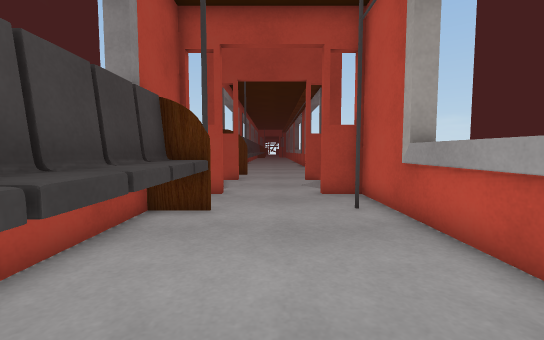
view 1 (above)

16 first-person views from a walk through a scene from a Unity 3-D project. The camera is 0.72 m above the floor, tilts 4° down and sees 90° across. The floor is counted in squares, 0.5 m on a side. Each view is taken from the middle of a square. On the plan, view 1 faces up. The plan holds only what a view shows up to about 14 squares ahead; the rest is blank. The place goes on beyond the plan. Some surface patterns are stand-ins.

view 2
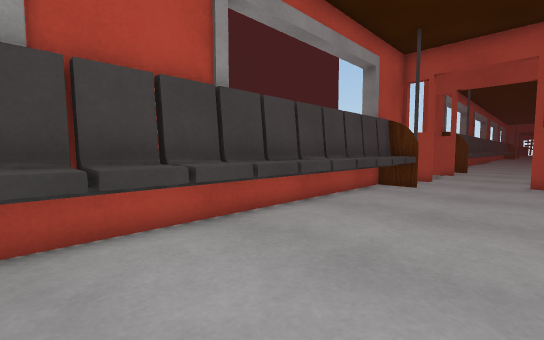

view 3
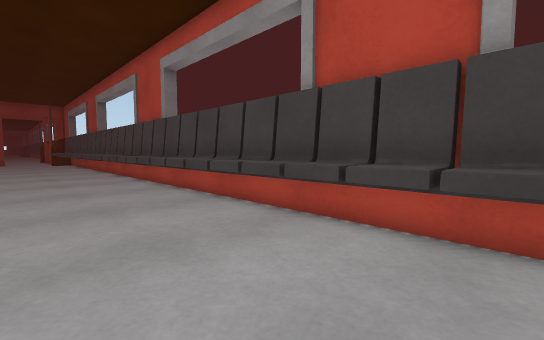

view 4
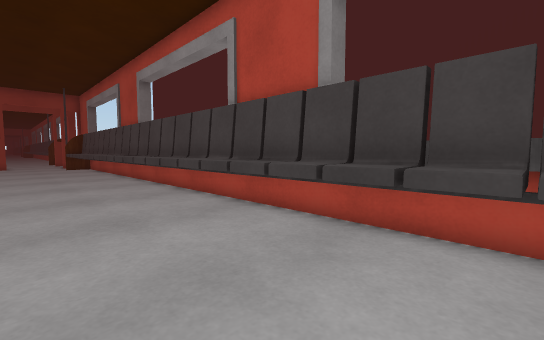

view 5
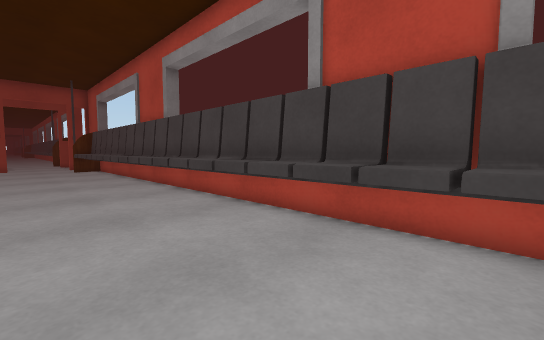

view 6
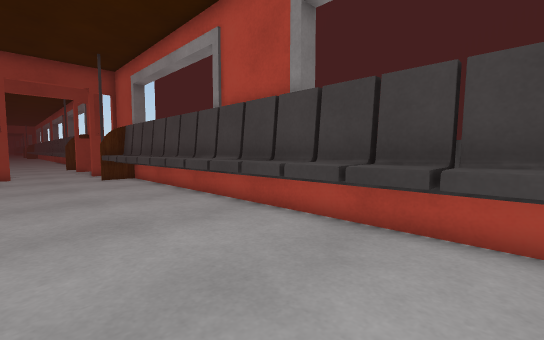

view 7
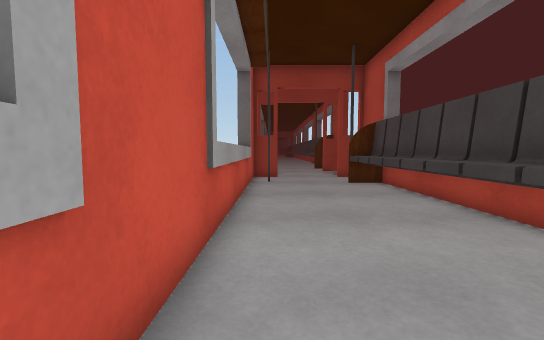

view 8
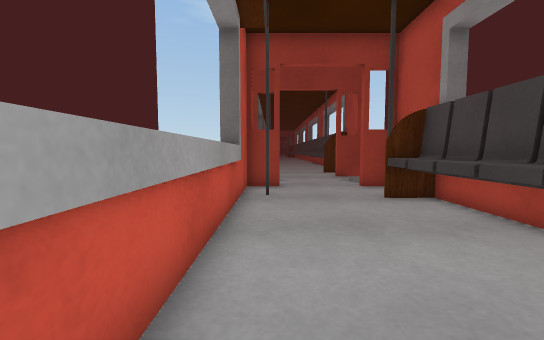

view 9
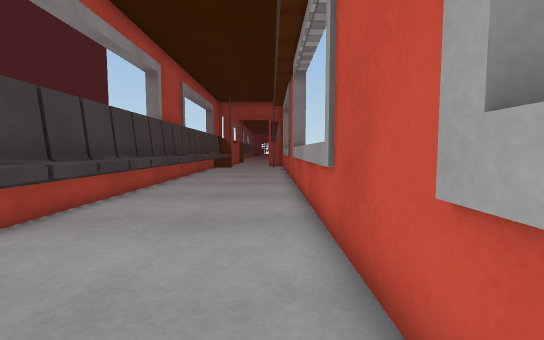

view 10
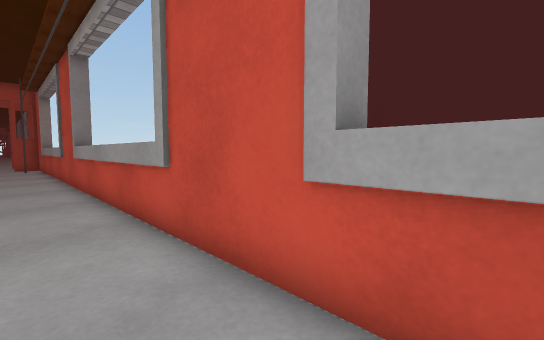

view 11
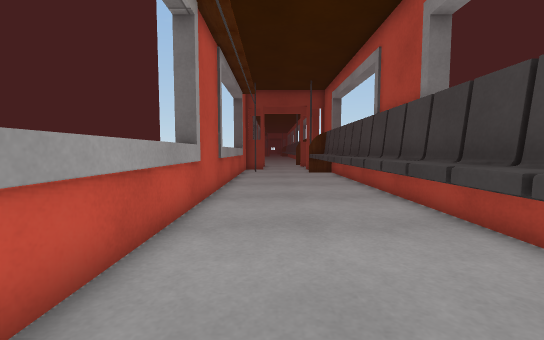

view 12
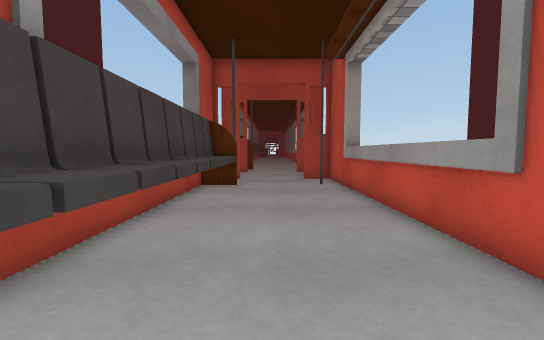

view 13
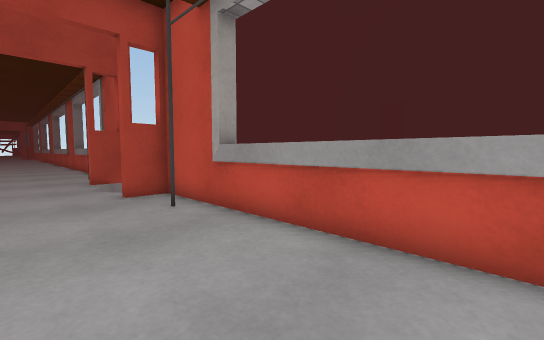

view 14
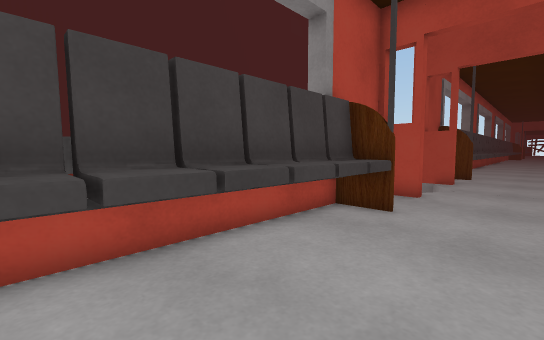

view 15
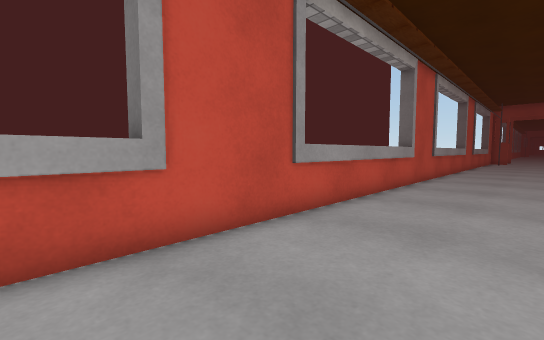

view 16
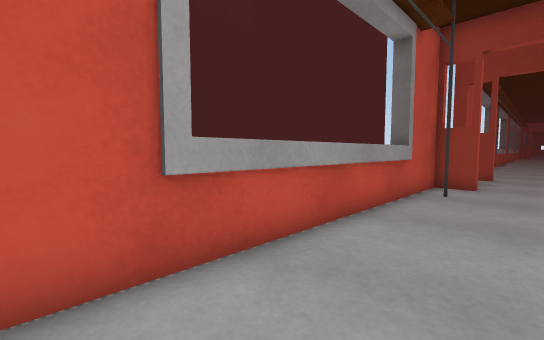

### Floor plan
Key: @ floor where view 1 was taken; # wall or solid block; . floor; ^ raised ledge; v drop or lower ground; O other object.
Columns run from 3 left of view 1 to 3 right of it. Each row starts with its distance up from view 1.
 13 Ov...vO
 12  v...v
 11   ...
 10  v...v
  9 ##...##
  8 #.....#
  7 #O....#
  6 #O....#
  5 #O....^
  4 #O....^
  3 #O....^
  2 #O....^
  1 #O....^
  0 #O.@..^
 -1 #O....^
 -2 #O....#
 -3 #O....#
 -4 #O....#
 -5 #O....#
 -6 #O....^
 -7 #O....^
 -8 #O....^
 -9 #O....^
-10 #O....^
-11 #O....^
-12 #O....^
-13 #O....#
-14 #O....#
-15 #O....#
-16 #O....^
-17 #O....^
-18 #O....^
-19 #O....^
-20 #O....^
-21 #O....^
-22 #O....^
-23 #O....#
-24 #O....#
-25 #O....#
-26 #O....#
-27 #O....^
-28 #O....^
-29 #O....^
-30 #O....^
-31 #O....^
-32 #O....^
-33 #O....^
-34 #O....#
-35 #.....#
-36 #.....#
-37 ##...##
-38  v...v

Where each view was taken, in squares from view 1:
view 1: 0 up, 0 right, facing up
view 2: 5 down, 2 right, facing up-left
view 3: 1 down, 2 right, facing down-left
view 4: 9 down, 2 right, facing down-left
view 5: 12 down, 2 right, facing down-left
view 6: 19 down, 2 right, facing down-left
view 7: 22 down, 2 right, facing down
view 8: 26 down, 2 right, facing down
view 9: 17 down, 2 right, facing up
view 10: 17 down, 1 right, facing up-right
view 11: 16 down, 1 right, facing down
view 12: 5 down, 0 right, facing up
view 13: 0 up, 1 left, facing up-right
view 14: 0 up, 1 right, facing up-left
view 15: 0 up, 1 left, facing down-right
view 16: 25 down, 0 right, facing down-right
